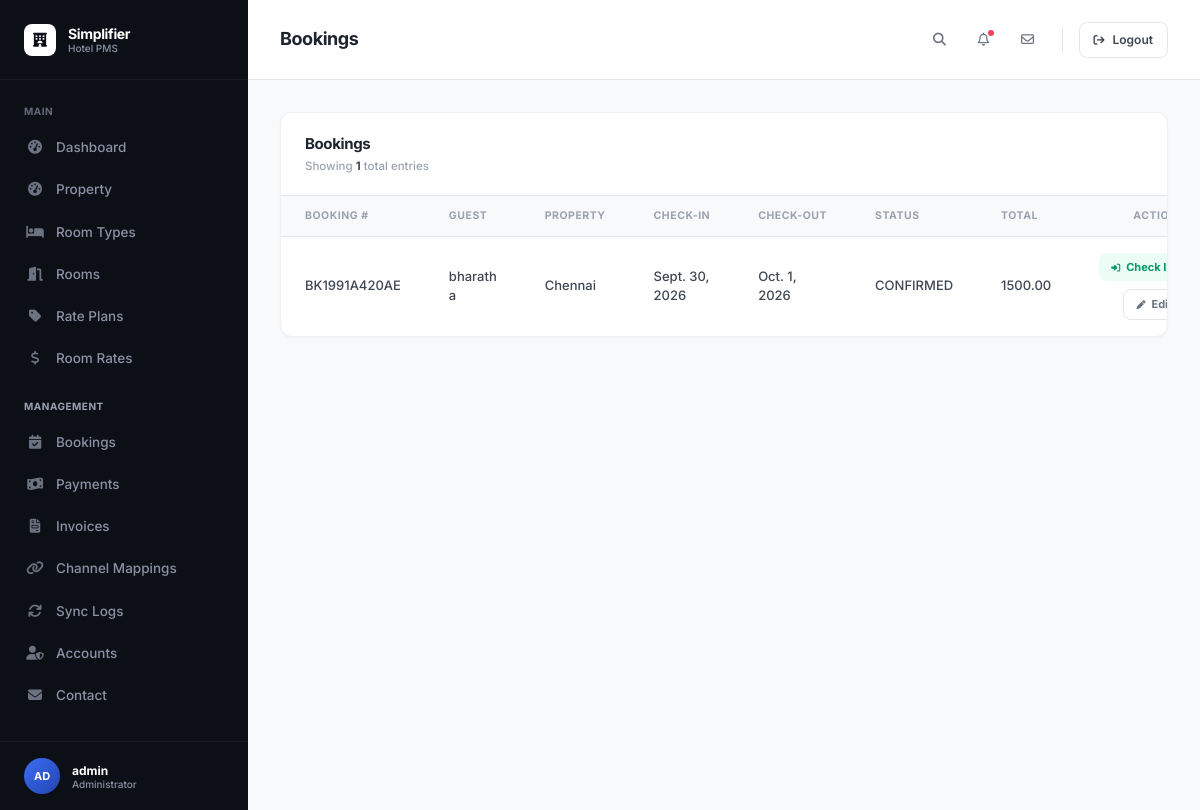
/dashboard/bookings/ (signed in), run on an earlier commit of the app's database.
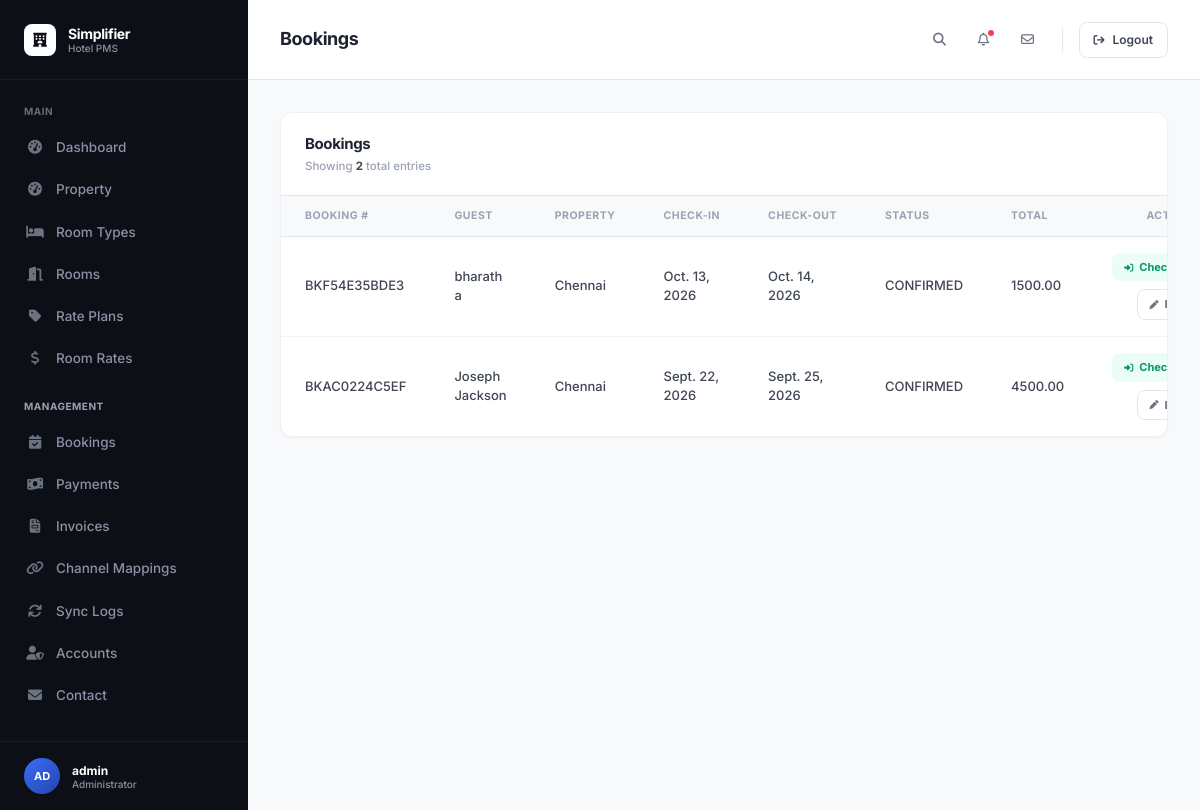
And on a later commit of the database.
### apps/bookings/models.py (models this page shows, shortened)
class Booking(BaseModel):
    class Status(models.TextChoices):
        PENDING = 'PENDING', 'Pending'          # created, payment/confirmation not finalized
        CONFIRMED = 'CONFIRMED', 'Confirmed'
        CHECKED_IN = 'CHECKED_IN', 'Checked In'
        CHECKED_OUT = 'CHECKED_OUT', 'Checked Out'
        CANCELLED = 'CANCELLED', 'Cancelled'
        NO_SHOW = 'NO_SHOW', 'No Show'
    class Source(models.TextChoices):
        DIRECT = 'DIRECT', 'Direct / Front Desk'
        WEBSITE = 'WEBSITE', 'Website'
        BOOKING_COM = 'BOOKING_COM', 'Booking.com'
        AGODA = 'AGODA', 'Agoda'
        EXPEDIA = 'EXPEDIA', 'Expedia'
        OTHER_OTA = 'OTHER_OTA', 'Other OTA'
    booking_number = models.CharField(max_length=30, unique=True, db_index=True)
    property = models.ForeignKey(Property, on_delete=models.CASCADE, related_name='bookings')
    guest = models.ForeignKey(Guest, on_delete=models.PROTECT, related_name='bookings')
    check_in_date = models.DateField(db_index=True)
    check_out_date = models.DateField(db_index=True)
    status = models.CharField(max_length=20, choices=Status.choices, default=Status.PENDING)
    source = models.CharField(max_length=20, choices=Source.choices, default=Source.DIRECT)
    adults = models.PositiveSmallIntegerField(default=1)
    children = models.PositiveSmallIntegerField(default=0)
    special_requests = models.TextField(blank=True)
    total_amount = models.DecimalField(max_digits=12, decimal_places=2, default=0)
    paid_amount = models.DecimalField(max_digits=12, decimal_places=2, default=0)
    ota_reference = models.CharField(max_length=100, blank=True, db_index=True)
    cancelled_at = models.DateTimeField(null=True, blank=True)
    cancellation_reason = models.TextField(blank=True)
    class Meta:
        db_table = 'bookings'
        verbose_name = 'Booking'
        verbose_name_plural = 'Bookings'
        ordering = ['-created_at']
        indexes = [
            models.Index(fields=['property', 'check_in_date', 'check_out_date']),
            models.Index(fields=['status']),
        ]

### apps/guests/models.py (models this page shows, shortened)
class Guest(BaseModel):
    first_name = models.CharField(max_length=100)
    last_name = models.CharField(max_length=100)
    email = models.EmailField(blank=True, db_index=True)
    phone = models.CharField(max_length=20, blank=True, db_index=True)
    id_proof_type = models.CharField(max_length=50, blank=True)  # Passport, Aadhaar, Driving License, etc.
    id_proof_number = models.CharField(max_length=100, blank=True)
    nationality = models.CharField(max_length=100, blank=True)
    address = models.CharField(max_length=500, blank=True)
    city = models.CharField(max_length=100, blank=True)
    country = models.CharField(max_length=100, blank=True)
    date_of_birth = models.DateField(null=True, blank=True)
    notes = models.TextField(blank=True)  # VIP preferences, allergies, special requests etc.
    class Meta:
        db_table = 'guests'
        verbose_name = 'Guest'
        verbose_name_plural = 'Guests'
        ordering = ['first_name', 'last_name']
        indexes = [
            models.Index(fields=['email']),
            models.Index(fields=['phone']),
        ]
    @property
    def full_name(self):
        return f"{self.first_name} {self.last_name}"

### apps/properties/models.py (models this page shows, shortened)
class Property(BaseModel):
    name = models.CharField(max_length=255)
    code = models.CharField(max_length=20, unique=True, db_index=True)
    address = models.CharField(max_length=500)
    city = models.CharField(max_length=100)
    state = models.CharField(max_length=100)
    country = models.CharField(max_length=100)
    phone = models.CharField(max_length=20, blank=True)
    email = models.EmailField(blank=True)
    check_in_time = models.TimeField(default='12:00:00')
    check_out_time = models.TimeField(default='11:00:00')
    tax_number = models.CharField(max_length=50, blank=True)
    class Meta:
        db_table = 'properties'
        verbose_name = 'Property'
        verbose_name_plural = 'Properties'
        ordering = ['name']

### apps/dashboard/views.py (the view)
# urls.py: path('bookings/', BookingListView.as_view(), name='booking_list'),
class BookingListView(BaseListView):
    module = Module.BOOKINGS
    model = Booking
    ordering = ['-created_at']
    page_title = 'Bookings'
    singular_name = 'Booking'
    add_url_name = None  # bookings are created via the public site / dedicated flow, not this form
    edit_url_name = 'dashboard:booking_edit'
    delete_url_name = None  # bookings are cancelled, not deleted — see BookingCancelView below
    columns = [
        {'label': 'Booking #', 'field': 'booking_number'},
        {'label': 'Guest', 'field': 'guest.full_name'},
        {'label': 'Property', 'field': 'property.name'},
        {'label': 'Check-in', 'field': 'check_in_date'},
        {'label': 'Check-out', 'field': 'check_out_date'},
        {'label': 'Status', 'field': 'status'},
        {'label': 'Total', 'field': 'total_amount'},
    ]
    def get_queryset(self):
        return super().get_queryset().select_related('guest', 'property')

### apps/core/mixins.py (called while the page is built, shortened)
    def dispatch(self, request, *args, **kwargs):
        if not request.user.is_authenticated:
            return super().dispatch(request, *args, **kwargs)  # LoginRequiredMixin handles redirect
        return super().dispatch(request, *args, **kwargs)

### apps/core/templatetags/core_extras.py (called while the page is built)
@register.filter
def get_attr(obj, field_path):
    value = obj
    for part in field_path.split('.'):
        value = getattr(value, part, '')
        if callable(value):
            value = value()
    return value

### apps/dashboard/templates/dashboard/shared/list.html (shortened to what this page needs)
{% extends "dashboard/base.html" %}
{% load core_extras %}
{% block page_title %}{{ page_title }}{% endblock %}
{% block content %}
<div class="card overflow-hidden">
    <div class="px-4 sm:px-6 py-4 sm:py-5 border-b border-ink-200 flex flex-col sm:flex-row sm:flex-wrap sm:items-center justify-between gap-3">
        <div class="min-w-0">
            <h2 class="text-[14px] sm:text-[15px] font-bold text-ink-900 tracking-tight truncate">{{ page_title }}</h2>
            <p class="text-[11px] sm:text-[11.5px] font-medium text-ink-400 mt-0.5">
                Showing <span class="font-bold text-ink-700">{{ object_list|length }}</span> total entries
            </p>
        </div>
    </div>
    <div class="hidden md:block overflow-x-auto">
        <table class="w-full">
            <thead>
                <tr class="bg-ink-50 border-b border-ink-200">
                    {% for col in columns %}
                    <th class="px-4 lg:px-6 py-3 text-left text-[10.5px] font-bold text-ink-400 uppercase tracking-wider whitespace-nowrap">{{ col.label }}</th>
                    {% endfor %}
                    <th class="px-4 lg:px-6 py-3 text-right text-[10.5px] font-bold text-ink-400 uppercase tracking-wider whitespace-nowrap">Actions</th>
                </tr>
            </thead>
            <tbody class="divide-y divide-ink-100">
                {% for obj in object_list %}
                <tr class="hover:bg-ink-50/60 transition-colors">
                    {% for col in columns %}
                    <td class="px-4 lg:px-6 py-4 text-[13px] font-medium text-ink-700">
                        {% if col.badge %}
                            {% with value=obj|get_attr:col.field %}
                            {% if value %}
                                <span class="inline-flex items-center gap-1.5 px-2.5 py-1 rounded-md bg-emerald-50 text-[10.5px] font-bold text-emerald-600 whitespace-nowrap">{{ col.true_label|default:"Active" }}</span>
                            {% else %}
                                <span class="inline-flex items-center gap-1.5 px-2.5 py-1 rounded-md bg-rose-50 text-[10.5px] font-bold text-rose-600 whitespace-nowrap">{{ col.false_label|default:"Inactive" }}</span>
                            {% endif %}
                            {% endwith %}
                        {% else %}
                            {{ obj|get_attr:col.field }}
                        {% endif %}
                    </td>
                    {% endfor %}
                    <td class="px-4 lg:px-6 py-4 text-right">
                        <div class="flex items-center justify-end gap-1.5 lg:gap-2 flex-wrap">
                            {% if can_edit and edit_url_name %}
                                {% if obj.status == 'CONFIRMED' %}
                                <form method="post" action="{% url 'dashboard:booking_checkin' obj.pk %}" class="inline">
                                    <button type="submit" class="inline-flex items-center gap-1.5 px-2.5 lg:px-3 py-1.5 rounded-lg bg-emerald-50 text-emerald-600 hover:bg-emerald-100 transition text-[11px] font-bold whitespace-nowrap">
                                        <i class="fa-solid fa-right-to-bracket text-[9px]"></i> Check In
                                    </button>
                                </form>
                                {% endif %}
                            <a href="{% url edit_url_name obj.pk %}" class="inline-flex items-center gap-1.5 px-2.5 lg:px-3 py-1.5 rounded-lg border border-ink-200 hover:border-brand-500 hover:text-brand-600 hover:bg-brand-50 transition text-[11px] font-bold text-ink-500 whitespace-nowrap">
                                <i class="fa-solid fa-pen text-[9px]"></i> Edit
                            </a>
                            {% endif %}
                        </div>
                    </td>
                </tr>
                {% empty %}
                <tr><td colspan="{{ columns|length|add:1 }}" class="px-6 py-16 text-center text-ink-400 font-medium">No records yet.</td></tr>
                {% endfor %}
            </tbody>
        </table>
    </div>
</div>
{% endblock %}

What changed in the data, as far as the page shows it:
removed Booking: columns "BK1991A420AE" "bharath a" "Chennai" "Sept. 30, 2026" "Oct. 1, 2026" "CONFIRMED" "1500.00", shows "Check…", shows "Edit"
added Booking: columns "BKF54E35BDE3" "bharath a" "Chennai" "Oct. 13, 2026" "Oct. 14, 2026" "CONFIRMED" "1500.00", shows "Check In"
added Booking: columns "BKAC0224C5EF" "Joseph Jackson" "Chennai" "Sept. 22, 2026" "Sept. 25, 2026" "CONFIRMED" "4500.00", shows "Check In"
Also different on the page:
{{ object_list|length }}: "1" → "2"
